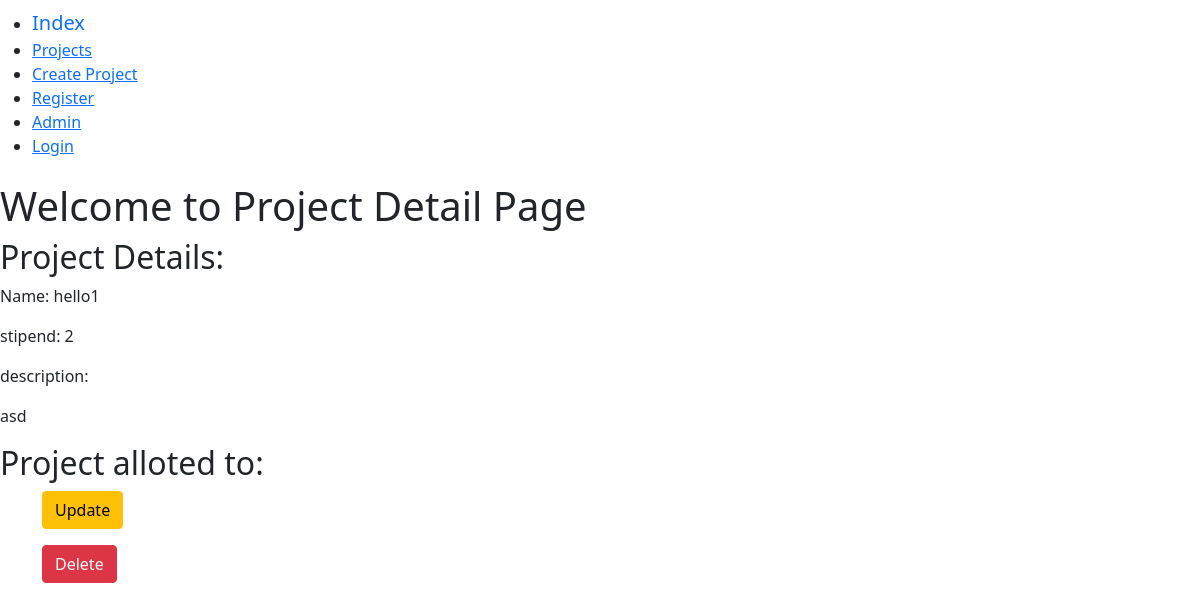
/jobfair_app/project_list/1/, run on the app's committed database.
### jobfair_app/models.py (models this page shows, shortened)
class Project(models.Model):
    name = models.CharField(max_length = 256)
    description = models.TextField(
        default = ' ',
        max_length=500,
    )
    stipend = models.IntegerField(
        default = 0,
     )
    upvote = models.IntegerField(
        default = 0,
    )
    downvote = models.IntegerField(
        default = 0,
    )
    skills = models.TextField(
    default = '',
    max_length = 500
    )

### jobfair_app/views.py (the view)
# urls.py: path('project_list/<pk>/',views.ProjectDetailView.as_view(), name = 'project_detail'),
class ProjectDetailView(DetailView):
    model = models.Project
    template_name = 'project_detail.html'
    context_object_name = 'project_detail'

### jobfair_app/templates/project_detail.html (shortened to what this page needs)
{% extends "base.html" %}
{% block body_block %}
  <div class="jumbotron">
    <h1>Welcome to Project Detail Page</h1>
    <h2>Project Details:</h2>
    <p>Name: {{project_detail.name}}</p>
    <p>stipend: {{project_detail.stipend}}</p>
    <p>description:</p>
    <p>{{project_detail.description}}</p>
    <h2>Project alloted to:</h2>
    <div class="container">
      <p> <a class = 'btn btn-warning' href="{% url 'jobfair_app:project_update' pk=project_detail.pk %}"> Update</a> </p>
    </div>
    <div class="container">
      <p> <a class = 'btn btn-danger' href="{% url 'jobfair_app:project_delete' pk=project_detail.pk %}"> Delete</a> </p>
    </div>
  </div>
{% endblock %}

### data on the page
Project: name "hello1", stipend "2", description "asd"
